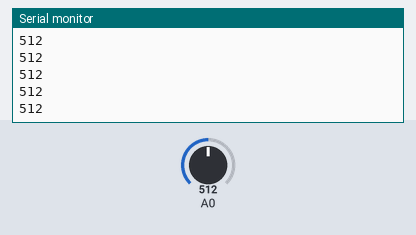
Recording of a sketch running on a simulated Arduino Uno, built with avr-gcc and run on an emulated ATmega328P. Shown: the last lines printed to the serial monitor. The inputs (shaded band) are chosen by the test bench; at power-on: A0 = 512.

Above: at 1.2 s.
1.3 s: A0 set to 716
At 2.4 s:
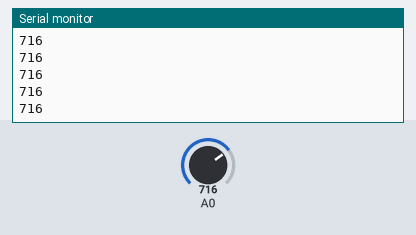
2.8 s: A0 set to 900
At 3.4 s:
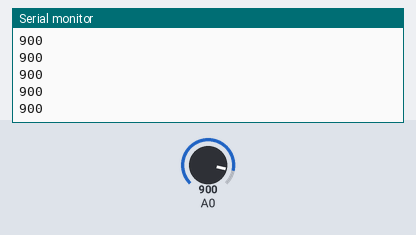
Timing chart, 0 to 5.8 s (numbered marks = the images above; inputs shaded):
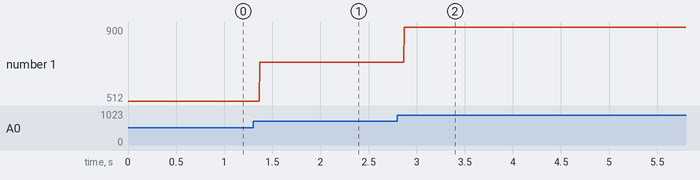

The sketch:

som.ino
```cpp
#include<math.h>

void setup(){
	Serial.begin(9600);
	//pinMode(A0, INPUT);
	//analogReference(INTERNAL);
}

unsigned int soma = 0;
unsigned int count = 0;
unsigned long inicial = 0;

int sampleSound(){

	int maior = 0;
	int menor = 1024;


	for(unsigned int i=0; i<5000; i++){

		int valor = analogRead(A0);

		if(valor>maior){
			maior = valor;
		}

		if(valor<menor){
			menor = valor;
		}
	}


	return (maior - menor)/2;
}


void loop(){

//	Serial.println(sampleSound());
	Serial.println(analogRead(A0));

}
```

Measured:
- after the input at 1.3 s, the serial monitor: prints a new line after 0.07 s (image 1)
- after the input at 2.8 s, the serial monitor: prints a new line after 0.07 s (image 2)
- plotted number 1: 512 → 716 after the input at 1.3 s, 716 → 900 after the input at 2.8 s
